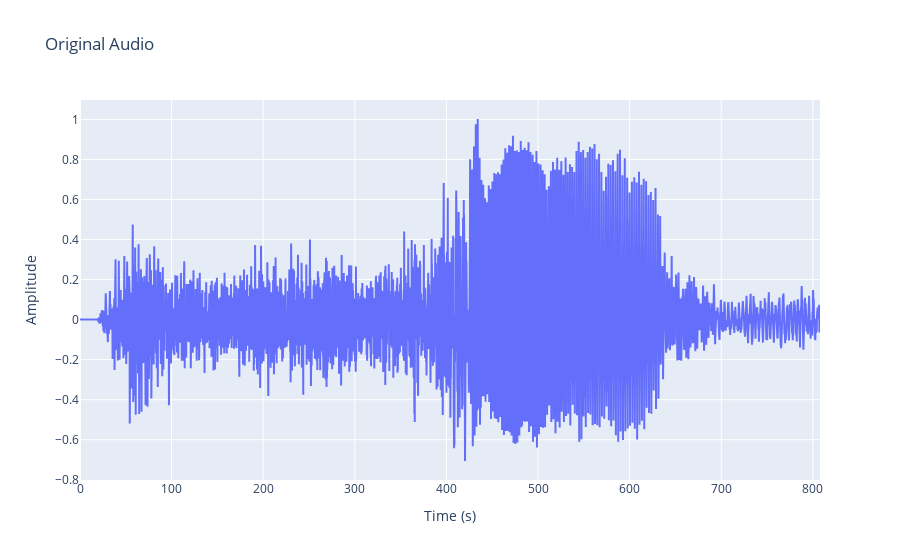
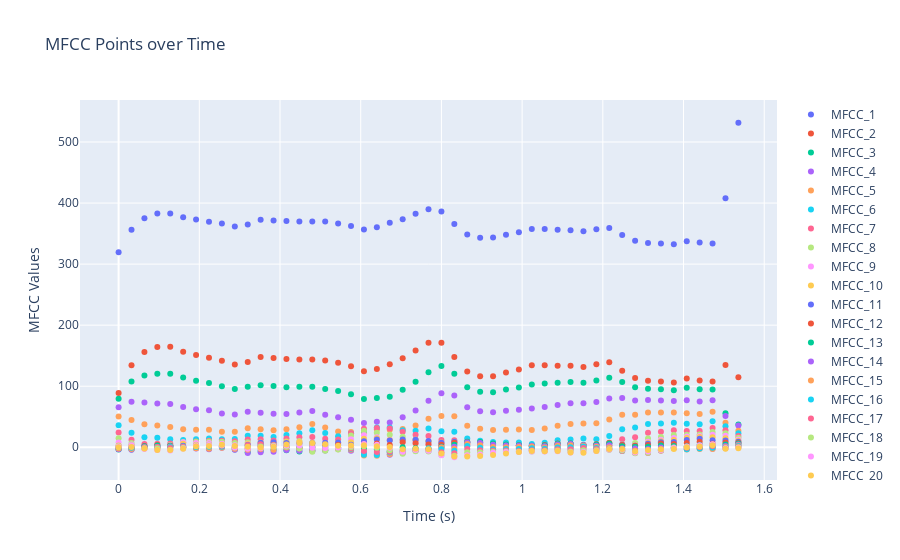
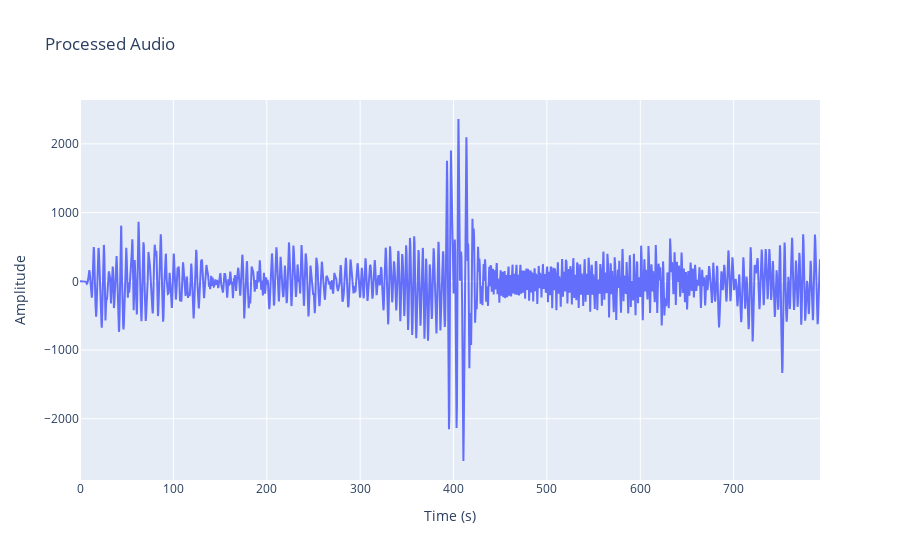

The notebook cell saved with these charts, in order:
### Code cell
def preprocess_and_extract_mfcc(audio_path, noise_threshold=0.02, silence_threshold=0.002, n_mfcc=20):
    # Load audio file
    y, sr = librosa.load(audio_path,sr=16000)

    # Create a time array for plotting
    t = librosa.frames_to_time(np.arange(len(y)),sr=16000)

    # Plot the original audio
    fig = go.Figure()
    fig.add_trace(go.Scatter(x=t, y=y, mode='lines', name='Original Audio'))
    fig.update_layout(title_text='Original Audio', xaxis_title='Time (s)', yaxis_title='Amplitude')
    fig.show()

    # Remove noise
    y = svt.rms_silence_filter(y,threshold=silence_threshold)
    # y = librosa.effects.preemphasis(y)
    # y = librosa.effects.preemphasis(y)
    y = librosa.effects.deemphasis(y)
    y = librosa.effects.deemphasis(y)
    y = librosa.effects.deemphasis(y)
    
    # y = svt.rms_silence_filter(y,threshold=0.02)
    # Trim silent portions
    # yt, index = librosa.effects.trim(y, top_db=silence_threshold)

    # Extract MFCC features
    mfcc = librosa.feature.mfcc(y=y, sr=sr, n_mfcc=n_mfcc)

    # Create a DataFrame with time and MFCC features
    df = pd.DataFrame(mfcc.T, columns=[f'MFCC_{i+1}' for i in range(n_mfcc)])
    df['Time'] = librosa.frames_to_time(np.arange(len(df)), sr=sr)

    # Plot the processed audio
    fig_mfcc = go.Figure()

    for i in range(1, n_mfcc + 1):
        fig_mfcc.add_trace(go.Scatter(x=df['Time'], y=df[f'MFCC_{i}'], mode='markers', name=f'MFCC_{i}'))

    fig_mfcc.update_layout(title_text='MFCC Points over Time', xaxis_title='Time (s)', yaxis_title='MFCC Values')
    fig_mfcc.show()

    # Plot the processed audio
    fig_processed = go.Figure()
    fig_processed.add_trace(go.Scatter(x=t, y=y, mode='lines', name='Processed Audio'))
    fig_processed.update_layout(title_text='Processed Audio', xaxis_title='Time (s)', yaxis_title='Amplitude')
    fig_processed.show()

    return df

# Example usage
audio_file_path = 'sound/UltimateTest/hey_leepi.wav'
df_test = preprocess_and_extract_mfcc(audio_file_path)
df_test["ID"]='2'
df_test["Name"]='leepi'
